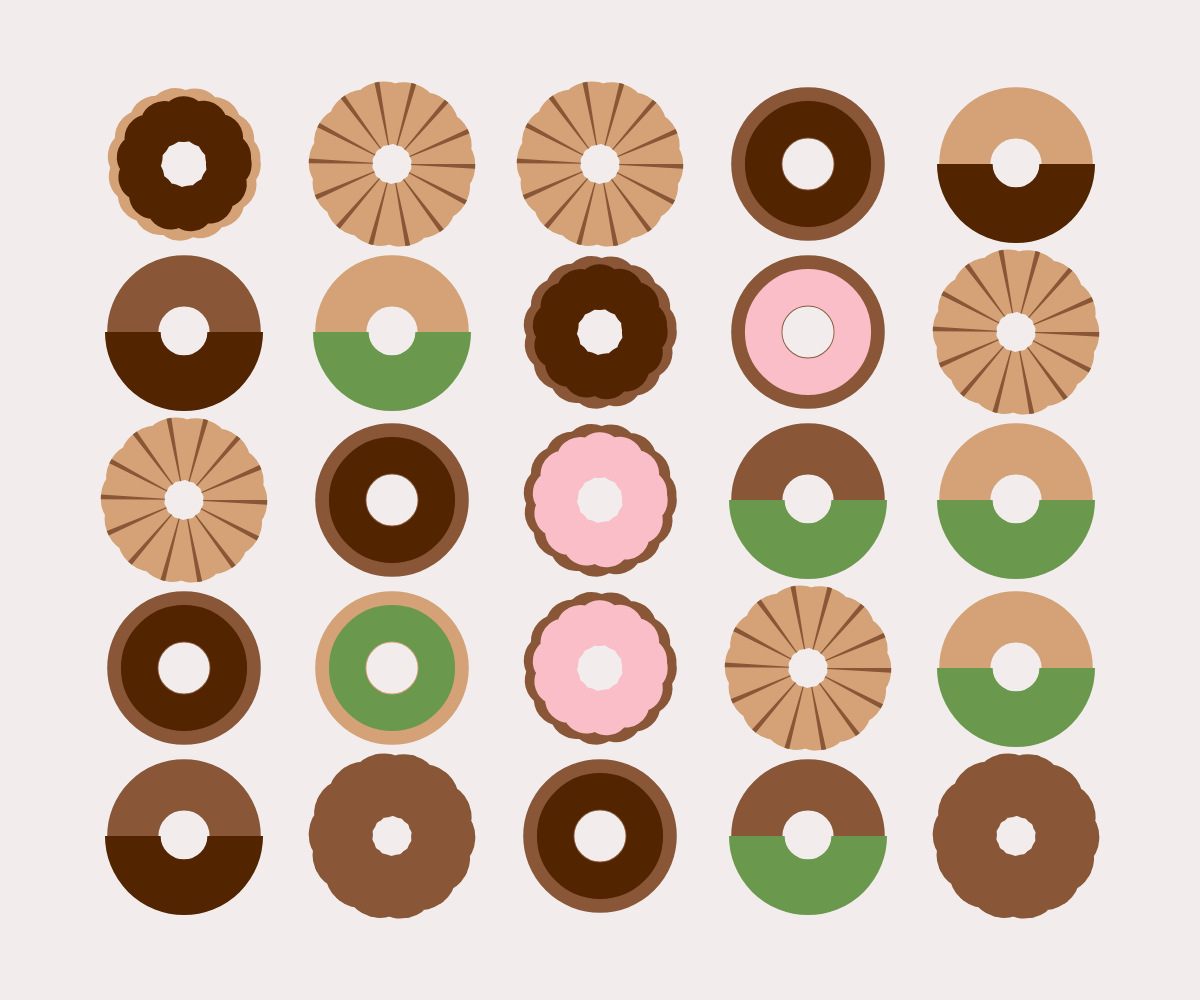
Frame 1 (no input)
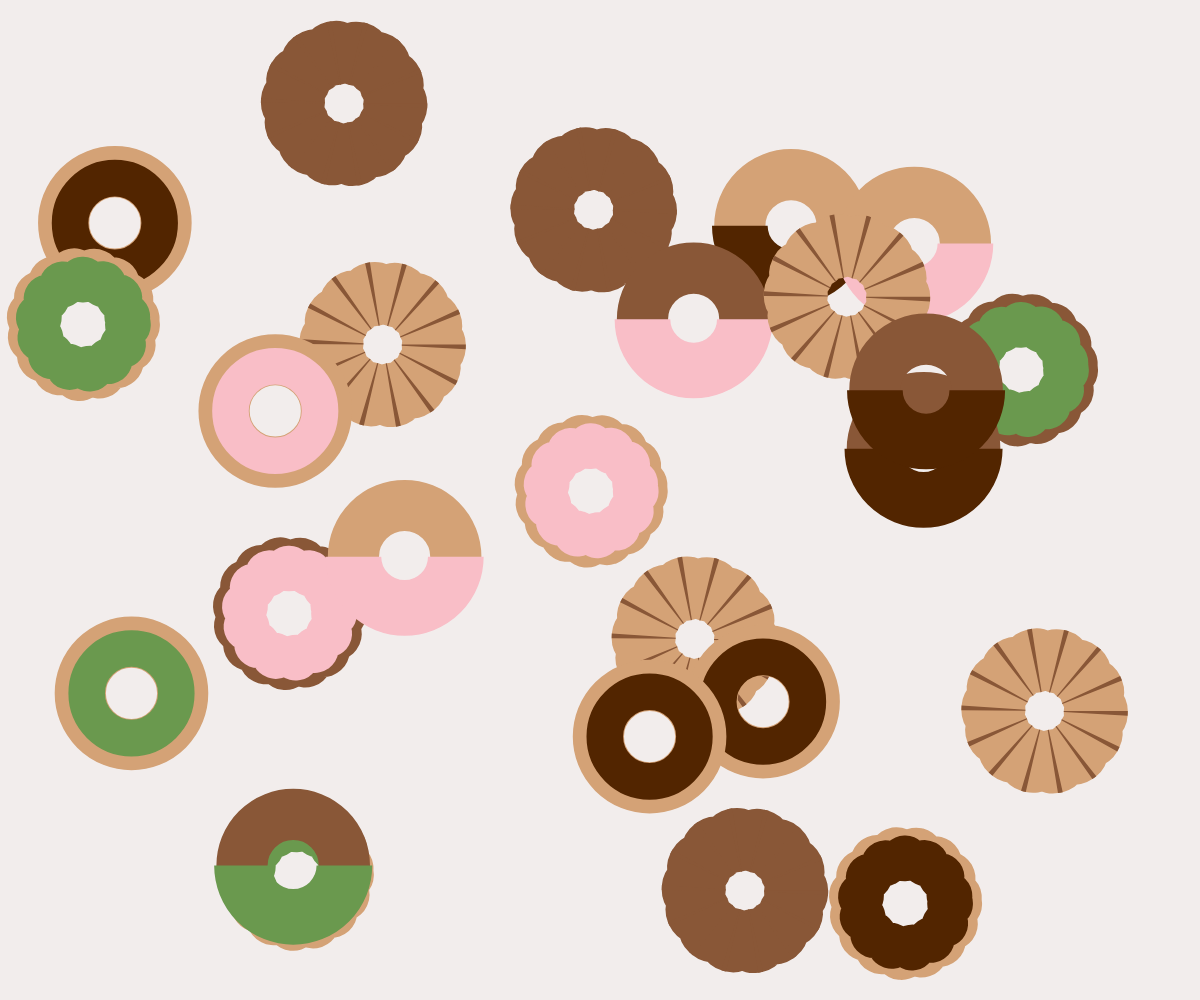
Frame 60 (no input)
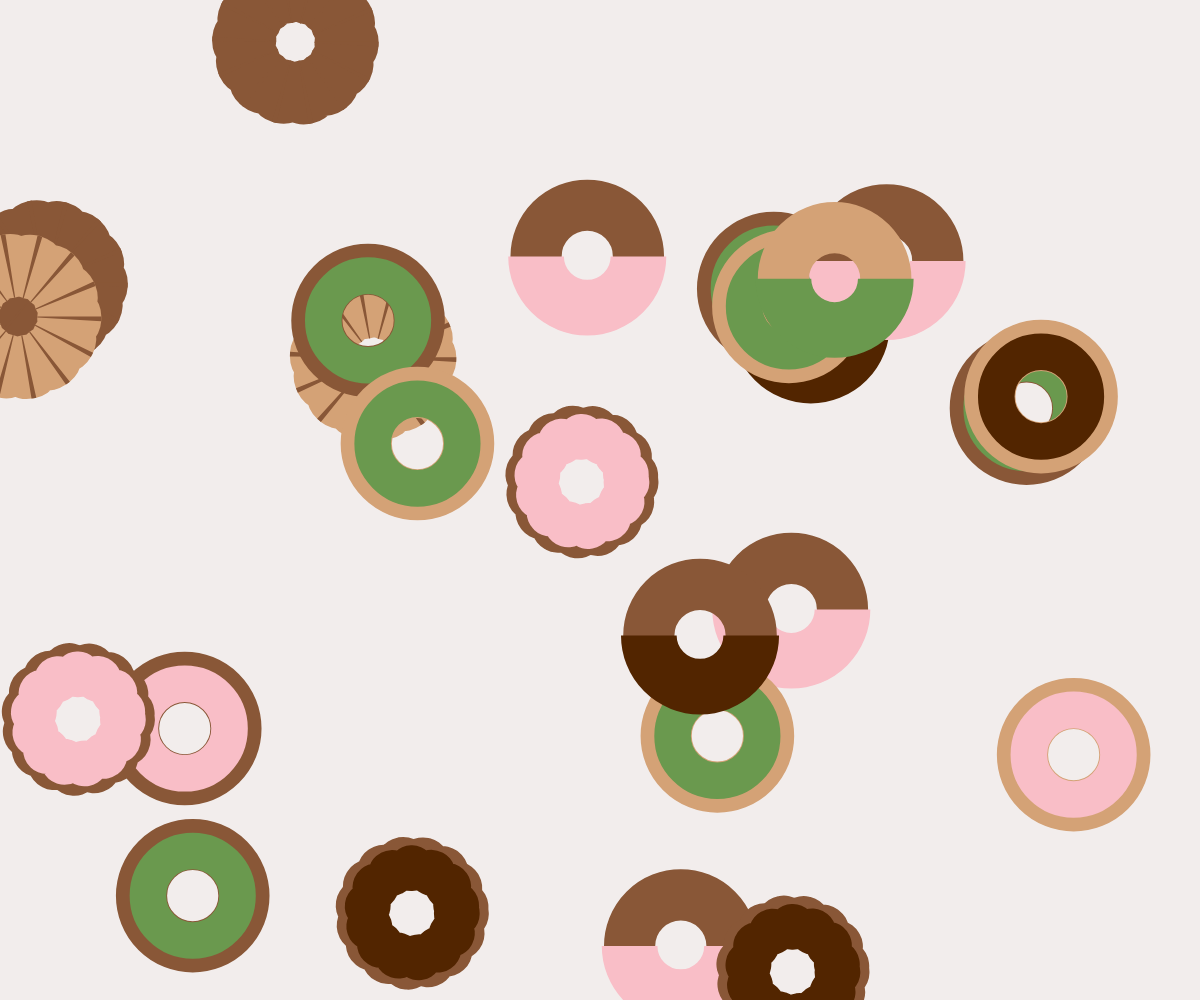
Frame 120 (the mouse pressed at the canvas centre since frame 60)

The p5.js sketch that drew these frames (run headless with seeded random() and noise() and a simulated clock; from frame 60 on, the mouse is pressed at the canvas centre):

// p5.js sketch
// ── sketch.js
let kiji = ["#d4a276", "#895737"];
let choco = ["#f9bec7", "#522500", "#6a994e"];

var balls = [];

function setup() {
  createCanvas(windowWidth, windowHeight);
  angleMode(DEGREES);
  background("#F2EDEC");

  let cells = 5;
  let offset = height / 10;
  let margin = offset / 2.5;
  let w = (width - offset * 2 - margin * (cells - 1)) / cells;
  let h = (height - offset * 2 - margin * (cells - 1)) / cells;

  for (let j = 0; j < cells; j++) {
    for (let i = 0; i < cells; i++) {
      let x = offset + i * (w + margin);
      let y = offset + j * (h + margin);

      let cx = x + w / 2;
      let cy = y + h / 2;
      let d = h;

      let rotate_num = 0; // 將旋轉角度設為 0，停止旋轉
      let shape_num = int(random(4));
      let speed_x = random(-2, 2); // 隨機生成 x 方向速度
      let speed_y = random(-2, 2); // 隨機生成 y 方向速度

      let ball = {
        p: { x: cx, y: cy },    // 球的位置
        r: d,                   // 球的大小
        color: random(kiji),    // 球的顏色
        v: { x: speed_x, y: speed_y } // 球的移動速度，有兩個屬性 (x, y)
      };

      balls.push(ball); // 把產生的球體推(存)入到 balls 陣列內
    }
  }
}

function draw() {
  background("#F2EDEC");

  for (let j = 0; j < balls.length; j++) {
    let ball = balls[j];

    // 繪製球體
    push();
    translate(ball.p.x, ball.p.y);
    let d = ball.r;
    let rotate_num = 0;
    let shape_num = int(random(4)); // 不再計算旋轉角度

    if (shape_num == 0) {
      // モコモコ
      push();

      drawingContext.setLineDash([1, 20]);
      strokeWeight(d / 2.5);
      stroke(random(kiji));
      noFill();
      circle(0, 0, d * 0.8);

      strokeWeight(d / 2.8);
      stroke(random(choco));
      circle(0, 0, d * 0.7);

      pop();
    } else if (shape_num == 1) {
      // ノーマル
      strokeWeight(d / 2.5);
      stroke(random(kiji));
      noFill();
      circle(0, 0, d * 0.8);

      strokeWeight(d / 3.5);
      stroke(random(choco));
      circle(0, 0, d * 0.7);
    } else if (shape_num == 2) {
      // ハーフ
      strokeWeight(d / 2.5);
      stroke(random(kiji));
      noFill();
      circle(0, 0, d * 0.8);

      strokeWeight(d / 2.3);
      stroke(random(choco));
      strokeCap(SQUARE);
      arc(0, 0, d * 0.8, d * 0.8, 0, 180);
    } else if (shape_num == 3) {
      // クルーラー
      push();

      drawingContext.setLineDash([3, 20]);
      strokeWeight(d / 2);
      noFill();
      stroke(random(kiji));
      circle(0, 0, d * 0.8);

      strokeWeight(d / 2);
      stroke("#895737");
      strokeCap(SQUARE);
      circle(0, 0, d * 0.8);
      pop();
    }

    pop();

    // 更新球體位置
    ball.p.x += ball.v.x; // x 軸移動
    ball.p.y += ball.v.y; // y 軸移動

    // 碰到畫布邊界時反彈
    if (ball.p.x < 0 || ball.p.x > width) {
      ball.v.x *= -1;
    }

    if (ball.p.y < 0 || ball.p.y > height) {
      ball.v.y *= -1;
    }
  }
}
